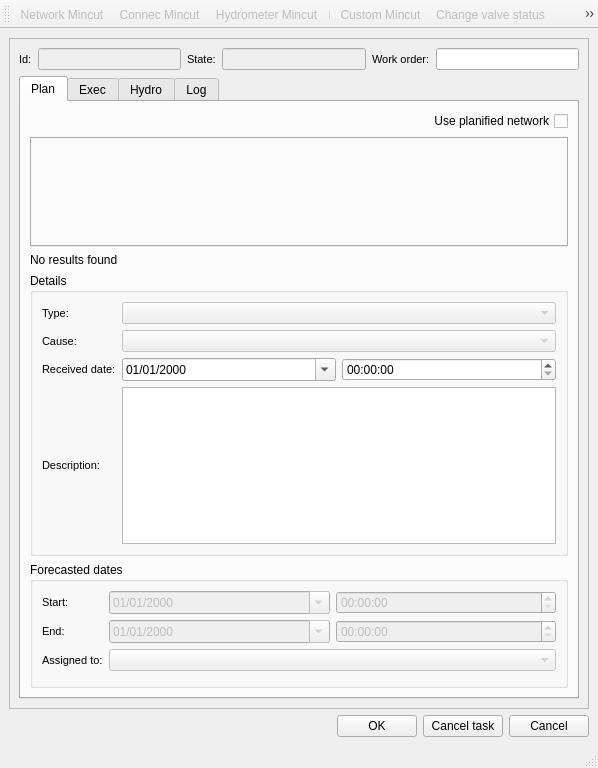
<?xml version="1.0" encoding="UTF-8"?>
<ui version="4.0">
 <class>dlg_mincut</class>
 <widget class="QMainWindow" name="dlg_mincut">
  <property name="geometry">
   <rect>
    <x>0</x>
    <y>0</y>
    <width>598</width>
    <height>768</height>
   </rect>
  </property>
  <property name="font">
   <font>
    <weight>50</weight>
    <bold>false</bold>
   </font>
  </property>
  <property name="windowTitle">
   <string>Mincut</string>
  </property>
  <widget class="QWidget" name="centralwidget">
   <layout class="QGridLayout" name="gridLayout_3">
    <item row="0" column="0">
     <widget class="QScrollArea" name="scrollArea">
      <property name="widgetResizable">
       <bool>true</bool>
      </property>
      <widget class="QWidget" name="scrollAreaWidgetContents">
       <property name="geometry">
        <rect>
         <x>0</x>
         <y>0</y>
         <width>578</width>
         <height>667</height>
        </rect>
       </property>
       <layout class="QGridLayout" name="gridLayout_5">
        <item row="0" column="0">
         <layout class="QHBoxLayout" name="horizontalLayout">
          <property name="sizeConstraint">
           <enum>QLayout::SetDefaultConstraint</enum>
          </property>
          <item>
           <widget class="QLabel" name="lbl_id">
            <property name="font">
             <font>
              <pointsize>8</pointsize>
              <weight>50</weight>
              <bold>false</bold>
             </font>
            </property>
            <property name="frameShape">
             <enum>QFrame::NoFrame</enum>
            </property>
            <property name="frameShadow">
             <enum>QFrame::Plain</enum>
            </property>
            <property name="text">
             <string>Id:</string>
            </property>
            <property name="textFormat">
             <enum>Qt::AutoText</enum>
            </property>
            <property name="scaledContents">
             <bool>false</bool>
            </property>
            <property name="alignment">
             <set>Qt::AlignLeading|Qt::AlignLeft|Qt::AlignVCenter</set>
            </property>
            <property name="margin">
             <number>3</number>
            </property>
           </widget>
          </item>
          <item>
           <widget class="QLineEdit" name="result_mincut_id">
            <property name="enabled">
             <bool>false</bool>
            </property>
            <property name="text">
             <string/>
            </property>
           </widget>
          </item>
          <item>
           <widget class="QLabel" name="lbl_state">
            <property name="font">
             <font>
              <pointsize>8</pointsize>
              <weight>50</weight>
              <bold>false</bold>
             </font>
            </property>
            <property name="frameShape">
             <enum>QFrame::NoFrame</enum>
            </property>
            <property name="frameShadow">
             <enum>QFrame::Plain</enum>
            </property>
            <property name="text">
             <string>State:</string>
            </property>
            <property name="textFormat">
             <enum>Qt::AutoText</enum>
            </property>
            <property name="scaledContents">
             <bool>false</bool>
            </property>
            <property name="alignment">
             <set>Qt::AlignLeading|Qt::AlignLeft|Qt::AlignVCenter</set>
            </property>
            <property name="margin">
             <number>3</number>
            </property>
           </widget>
          </item>
          <item>
           <widget class="QLineEdit" name="state">
            <property name="enabled">
             <bool>false</bool>
            </property>
            <property name="text">
             <string/>
            </property>
           </widget>
          </item>
          <item>
           <widget class="QLabel" name="lbl_work_order">
            <property name="font">
             <font>
              <pointsize>8</pointsize>
              <weight>50</weight>
              <bold>false</bold>
             </font>
            </property>
            <property name="frameShape">
             <enum>QFrame::NoFrame</enum>
            </property>
            <property name="frameShadow">
             <enum>QFrame::Plain</enum>
            </property>
            <property name="text">
             <string>Work order:</string>
            </property>
            <property name="textFormat">
             <enum>Qt::AutoText</enum>
            </property>
            <property name="scaledContents">
             <bool>false</bool>
            </property>
            <property name="alignment">
             <set>Qt::AlignLeading|Qt::AlignLeft|Qt::AlignVCenter</set>
            </property>
            <property name="margin">
             <number>3</number>
            </property>
           </widget>
          </item>
          <item>
           <widget class="QLineEdit" name="work_order">
            <property name="enabled">
             <bool>true</bool>
            </property>
            <property name="text">
             <string/>
            </property>
           </widget>
          </item>
         </layout>
        </item>
        <item row="1" column="0">
         <widget class="QTabWidget" name="mainTab">
          <property name="currentIndex">
           <number>0</number>
          </property>
          <widget class="QWidget" name="tab_config">
           <attribute name="title">
            <string>Plan</string>
           </attribute>
           <layout class="QVBoxLayout" name="verticalLayout">
            <item>
             <widget class="QCheckBox" name="chk_use_planified">
              <property name="layoutDirection">
               <enum>Qt::RightToLeft</enum>
              </property>
              <property name="text">
               <string>Use planified network</string>
              </property>
             </widget>
            </item>
            <item>
             <widget class="QTabWidget" name="main_tab">
              <property name="minimumSize">
               <size>
                <width>0</width>
                <height>110</height>
               </size>
              </property>
              <property name="font">
               <font>
                <weight>75</weight>
                <bold>true</bold>
               </font>
              </property>
              <property name="currentIndex">
               <number>-1</number>
              </property>
              <property name="elideMode">
               <enum>Qt::ElideLeft</enum>
              </property>
             </widget>
            </item>
            <item>
             <widget class="QLabel" name="lbl_msg">
              <property name="text">
               <string>No results found</string>
              </property>
             </widget>
            </item>
            <item>
             <widget class="QGroupBox" name="grb_plan_details">
              <property name="title">
               <string>Details</string>
              </property>
              <layout class="QGridLayout" name="gridLayout_10">
               <item row="1" column="0">
                <layout class="QGridLayout" name="gridLayout_9">
                 <item row="4" column="2">
                  <widget class="QTimeEdit" name="cbx_recieved_time">
                   <property name="enabled">
                    <bool>true</bool>
                   </property>
                  </widget>
                 </item>
                 <item row="0" column="1" colspan="2">
                  <widget class="QComboBox" name="type">
                   <property name="enabled">
                    <bool>false</bool>
                   </property>
                   <property name="sizePolicy">
                    <sizepolicy hsizetype="Preferred" vsizetype="Preferred">
                     <horstretch>0</horstretch>
                     <verstretch>0</verstretch>
                    </sizepolicy>
                   </property>
                  </widget>
                 </item>
                 <item row="3" column="1" colspan="2">
                  <widget class="QComboBox" name="cause">
                   <property name="enabled">
                    <bool>false</bool>
                   </property>
                  </widget>
                 </item>
                 <item row="3" column="0">
                  <widget class="QLabel" name="lbl_cause">
                   <property name="sizePolicy">
                    <sizepolicy hsizetype="Preferred" vsizetype="Preferred">
                     <horstretch>0</horstretch>
                     <verstretch>0</verstretch>
                    </sizepolicy>
                   </property>
                   <property name="font">
                    <font>
                     <pointsize>8</pointsize>
                     <weight>50</weight>
                     <bold>false</bold>
                    </font>
                   </property>
                   <property name="frameShape">
                    <enum>QFrame::NoFrame</enum>
                   </property>
                   <property name="frameShadow">
                    <enum>QFrame::Plain</enum>
                   </property>
                   <property name="text">
                    <string>Cause:</string>
                   </property>
                   <property name="textFormat">
                    <enum>Qt::AutoText</enum>
                   </property>
                   <property name="scaledContents">
                    <bool>false</bool>
                   </property>
                   <property name="alignment">
                    <set>Qt::AlignLeading|Qt::AlignLeft|Qt::AlignVCenter</set>
                   </property>
                   <property name="margin">
                    <number>3</number>
                   </property>
                  </widget>
                 </item>
                 <item row="8" column="1" colspan="2">
                  <widget class="QTextEdit" name="pred_description">
                   <property name="font">
                    <font>
                     <pointsize>7</pointsize>
                     <weight>50</weight>
                     <bold>false</bold>
                    </font>
                   </property>
                  </widget>
                 </item>
                 <item row="8" column="0">
                  <widget class="QLabel" name="lbl_descript_pd">
                   <property name="font">
                    <font>
                     <pointsize>8</pointsize>
                     <weight>50</weight>
                     <bold>false</bold>
                    </font>
                   </property>
                   <property name="frameShape">
                    <enum>QFrame::NoFrame</enum>
                   </property>
                   <property name="frameShadow">
                    <enum>QFrame::Plain</enum>
                   </property>
                   <property name="text">
                    <string>Description:</string>
                   </property>
                   <property name="textFormat">
                    <enum>Qt::AutoText</enum>
                   </property>
                   <property name="scaledContents">
                    <bool>false</bool>
                   </property>
                   <property name="margin">
                    <number>3</number>
                   </property>
                  </widget>
                 </item>
                 <item row="0" column="0">
                  <widget class="QLabel" name="lbl_type">
                   <property name="sizePolicy">
                    <sizepolicy hsizetype="Maximum" vsizetype="Preferred">
                     <horstretch>0</horstretch>
                     <verstretch>0</verstretch>
                    </sizepolicy>
                   </property>
                   <property name="font">
                    <font>
                     <pointsize>8</pointsize>
                     <weight>50</weight>
                     <bold>false</bold>
                    </font>
                   </property>
                   <property name="frameShape">
                    <enum>QFrame::NoFrame</enum>
                   </property>
                   <property name="frameShadow">
                    <enum>QFrame::Plain</enum>
                   </property>
                   <property name="text">
                    <string>Type:</string>
                   </property>
                   <property name="textFormat">
                    <enum>Qt::AutoText</enum>
                   </property>
                   <property name="scaledContents">
                    <bool>false</bool>
                   </property>
                   <property name="alignment">
                    <set>Qt::AlignLeading|Qt::AlignLeft|Qt::AlignVCenter</set>
                   </property>
                   <property name="margin">
                    <number>3</number>
                   </property>
                  </widget>
                 </item>
                 <item row="4" column="0">
                  <widget class="QLabel" name="lbl_received_date">
                   <property name="font">
                    <font>
                     <pointsize>8</pointsize>
                     <weight>50</weight>
                     <bold>false</bold>
                    </font>
                   </property>
                   <property name="frameShape">
                    <enum>QFrame::NoFrame</enum>
                   </property>
                   <property name="frameShadow">
                    <enum>QFrame::Plain</enum>
                   </property>
                   <property name="text">
                    <string>Received date:</string>
                   </property>
                   <property name="textFormat">
                    <enum>Qt::AutoText</enum>
                   </property>
                   <property name="scaledContents">
                    <bool>false</bool>
                   </property>
                   <property name="alignment">
                    <set>Qt::AlignLeading|Qt::AlignLeft|Qt::AlignVCenter</set>
                   </property>
                   <property name="margin">
                    <number>3</number>
                   </property>
                  </widget>
                 </item>
                 <item row="4" column="1">
                  <widget class="QDateEdit" name="cbx_recieved_day">
                   <property name="enabled">
                    <bool>true</bool>
                   </property>
                   <property name="displayFormat">
                    <string>dd/MM/yyyy</string>
                   </property>
                   <property name="calendarPopup">
                    <bool>true</bool>
                   </property>
                  </widget>
                 </item>
                </layout>
               </item>
              </layout>
             </widget>
            </item>
            <item>
             <widget class="QGroupBox" name="grb_plan_forecasted_dates">
              <property name="title">
               <string>Forecasted dates</string>
              </property>
              <layout class="QGridLayout" name="gridLayout_12">
               <item row="0" column="0">
                <layout class="QGridLayout" name="gridLayout_11">
                 <item row="0" column="0">
                  <widget class="QLabel" name="lbl_start">
                   <property name="sizePolicy">
                    <sizepolicy hsizetype="Maximum" vsizetype="Preferred">
                     <horstretch>0</horstretch>
                     <verstretch>0</verstretch>
                    </sizepolicy>
                   </property>
                   <property name="font">
                    <font>
                     <pointsize>8</pointsize>
                     <weight>50</weight>
                     <bold>false</bold>
                    </font>
                   </property>
                   <property name="frameShape">
                    <enum>QFrame::NoFrame</enum>
                   </property>
                   <property name="frameShadow">
                    <enum>QFrame::Plain</enum>
                   </property>
                   <property name="text">
                    <string>Start:</string>
                   </property>
                   <property name="textFormat">
                    <enum>Qt::AutoText</enum>
                   </property>
                   <property name="scaledContents">
                    <bool>false</bool>
                   </property>
                   <property name="margin">
                    <number>3</number>
                   </property>
                  </widget>
                 </item>
                 <item row="4" column="0">
                  <widget class="QLabel" name="lbl_assigned_to">
                   <property name="font">
                    <font>
                     <pointsize>8</pointsize>
                     <weight>50</weight>
                     <bold>false</bold>
                    </font>
                   </property>
                   <property name="frameShape">
                    <enum>QFrame::NoFrame</enum>
                   </property>
                   <property name="frameShadow">
                    <enum>QFrame::Plain</enum>
                   </property>
                   <property name="text">
                    <string>Assigned to:</string>
                   </property>
                   <property name="textFormat">
                    <enum>Qt::AutoText</enum>
                   </property>
                   <property name="scaledContents">
                    <bool>false</bool>
                   </property>
                   <property name="alignment">
                    <set>Qt::AlignLeading|Qt::AlignLeft|Qt::AlignVCenter</set>
                   </property>
                   <property name="margin">
                    <number>3</number>
                   </property>
                  </widget>
                 </item>
                 <item row="2" column="0">
                  <widget class="QLabel" name="lbl_end">
                   <property name="font">
                    <font>
                     <pointsize>8</pointsize>
                     <weight>50</weight>
                     <bold>false</bold>
                    </font>
                   </property>
                   <property name="frameShape">
                    <enum>QFrame::NoFrame</enum>
                   </property>
                   <property name="frameShadow">
                    <enum>QFrame::Plain</enum>
                   </property>
                   <property name="text">
                    <string>End:</string>
                   </property>
                   <property name="textFormat">
                    <enum>Qt::AutoText</enum>
                   </property>
                   <property name="scaledContents">
                    <bool>false</bool>
                   </property>
                   <property name="margin">
                    <number>3</number>
                   </property>
                  </widget>
                 </item>
                 <item row="0" column="1">
                  <widget class="QDateEdit" name="cbx_date_start_predict">
                   <property name="enabled">
                    <bool>false</bool>
                   </property>
                   <property name="displayFormat">
                    <string>dd/MM/yyyy</string>
                   </property>
                   <property name="calendarPopup">
                    <bool>true</bool>
                   </property>
                  </widget>
                 </item>
                 <item row="0" column="2">
                  <widget class="QTimeEdit" name="cbx_hours_start_predict">
                   <property name="enabled">
                    <bool>false</bool>
                   </property>
                  </widget>
                 </item>
                 <item row="2" column="1">
                  <widget class="QDateEdit" name="cbx_date_end_predict">
                   <property name="enabled">
                    <bool>false</bool>
                   </property>
                   <property name="displayFormat">
                    <string>dd/MM/yyyy</string>
                   </property>
                   <property name="calendarPopup">
                    <bool>true</bool>
                   </property>
                  </widget>
                 </item>
                 <item row="2" column="2">
                  <widget class="QTimeEdit" name="cbx_hours_end_predict">
                   <property name="enabled">
                    <bool>false</bool>
                   </property>
                  </widget>
                 </item>
                 <item row="4" column="1" colspan="2">
                  <widget class="QComboBox" name="assigned_to">
                   <property name="enabled">
                    <bool>false</bool>
                   </property>
                  </widget>
                 </item>
                </layout>
               </item>
               <item row="1" column="0">
                <spacer name="verticalSpacer">
                 <property name="orientation">
                  <enum>Qt::Vertical</enum>
                 </property>
                 <property name="sizeHint" stdset="0">
                  <size>
                   <width>20</width>
                   <height>40</height>
                  </size>
                 </property>
                </spacer>
               </item>
              </layout>
             </widget>
            </item>
           </layout>
          </widget>
          <widget class="QWidget" name="tab">
           <attribute name="title">
            <string>Exec</string>
           </attribute>
           <layout class="QGridLayout" name="gridLayout_6">
            <item row="1" column="0">
             <spacer name="verticalSpacer_3">
              <property name="orientation">
               <enum>Qt::Vertical</enum>
              </property>
              <property name="sizeHint" stdset="0">
               <size>
                <width>20</width>
                <height>40</height>
               </size>
              </property>
             </spacer>
            </item>
            <item row="0" column="0">
             <widget class="QGroupBox" name="grb_exec_realdates">
              <property name="title">
               <string>Real dates</string>
              </property>
              <layout class="QGridLayout" name="gridLayout_14">
               <item row="0" column="0">
                <layout class="QGridLayout" name="gridLayout_13">
                 <item row="15" column="1">
                  <widget class="QCheckBox" name="appropiate">
                   <property name="enabled">
                    <bool>false</bool>
                   </property>
                   <property name="sizePolicy">
                    <sizepolicy hsizetype="Minimum" vsizetype="Fixed">
                     <horstretch>0</horstretch>
                     <verstretch>0</verstretch>
                    </sizepolicy>
                   </property>
                   <property name="layoutDirection">
                    <enum>Qt::LeftToRight</enum>
                   </property>
                   <property name="autoFillBackground">
                    <bool>false</bool>
                   </property>
                   <property name="text">
                    <string/>
                   </property>
                  </widget>
                 </item>
                 <item row="0" column="0" colspan="3">
                  <widget class="QPushButton" name="btn_start">
                   <property name="enabled">
                    <bool>false</bool>
                   </property>
                   <property name="sizePolicy">
                    <sizepolicy hsizetype="MinimumExpanding" vsizetype="Fixed">
                     <horstretch>0</horstretch>
                     <verstretch>0</verstretch>
                    </sizepolicy>
                   </property>
                   <property name="text">
                    <string>Start</string>
                   </property>
                  </widget>
                 </item>
                 <item row="13" column="0">
                  <widget class="QLineEdit" name="txt_chlorine"/>
                 </item>
                 <item row="9" column="1">
                  <widget class="QLabel" name="lbl_depth">
                   <property name="font">
                    <font>
                     <pointsize>8</pointsize>
                     <weight>50</weight>
                     <bold>false</bold>
                    </font>
                   </property>
                   <property name="frameShape">
                    <enum>QFrame::NoFrame</enum>
                   </property>
                   <property name="frameShadow">
                    <enum>QFrame::Plain</enum>
                   </property>
                   <property name="text">
                    <string>Depth:</string>
                   </property>
                   <property name="textFormat">
                    <enum>Qt::AutoText</enum>
                   </property>
                   <property name="scaledContents">
                    <bool>false</bool>
                   </property>
                   <property name="alignment">
                    <set>Qt::AlignLeading|Qt::AlignLeft|Qt::AlignVCenter</set>
                   </property>
                   <property name="margin">
                    <number>3</number>
                   </property>
                  </widget>
                 </item>
                 <item row="12" column="0">
                  <widget class="QLabel" name="lbl_chlorine">
                   <property name="text">
                    <string>Chlorine:</string>
                   </property>
                  </widget>
                 </item>
                 <item row="3" column="0" colspan="3">
                  <widget class="QLabel" name="lbl_descript_rd">
                   <property name="font">
                    <font>
                     <pointsize>8</pointsize>
                     <weight>50</weight>
                     <bold>false</bold>
                    </font>
                   </property>
                   <property name="frameShape">
                    <enum>QFrame::NoFrame</enum>
                   </property>
                   <property name="frameShadow">
                    <enum>QFrame::Plain</enum>
                   </property>
                   <property name="text">
                    <string>Description:</string>
                   </property>
                   <property name="textFormat">
                    <enum>Qt::AutoText</enum>
                   </property>
                   <property name="scaledContents">
                    <bool>false</bool>
                   </property>
                   <property name="margin">
                    <number>3</number>
                   </property>
                  </widget>
                 </item>
                 <item row="14" column="0">
                  <widget class="QLabel" name="lbl_exec_user">
                   <property name="text">
                    <string>Exec user:</string>
                   </property>
                  </widget>
                 </item>
                 <item row="9" column="0">
                  <widget class="QLabel" name="lbl_dist_from_plot">
                   <property name="text">
                    <string>Distance from plot:</string>
                   </property>
                  </widget>
                 </item>
                 <item row="11" column="0">
                  <widget class="QLineEdit" name="distance">
                   <property name="enabled">
                    <bool>false</bool>
                   </property>
                  </widget>
                 </item>
                 <item row="13" column="1">
                  <widget class="QLineEdit" name="txt_turbidity"/>
                 </item>
                 <item row="21" column="0" colspan="3">
                  <layout class="QGridLayout" name="gridLayout_2">
                   <item row="1" column="0" colspan="2">
                    <widget class="QLabel" name="lbl_exec_enddate">
                     <property name="text">
                      <string>End date:</string>
                     </property>
                    </widget>
                   </item>
                   <item row="2" column="1">
                    <widget class="QTimeEdit" name="cbx_hours_end">
                     <property name="enabled">
                      <bool>false</bool>
                     </property>
                    </widget>
                   </item>
                   <item row="2" column="0">
                    <widget class="QDateEdit" name="cbx_date_end">
                     <property name="enabled">
                      <bool>false</bool>
                     </property>
                     <property name="displayFormat">
                      <string>dd/MM/yyyy</string>
                     </property>
                     <property name="calendarPopup">
                      <bool>true</bool>
                     </property>
                    </widget>
                   </item>
                  </layout>
                 </item>
                 <item row="11" column="1">
                  <widget class="QLineEdit" name="depth">
                   <property name="enabled">
                    <bool>false</bool>
                   </property>
                   <property name="inputMask">
                    <string/>
                   </property>
                   <property name="text">
                    <string/>
                   </property>
                  </widget>
                 </item>
                 <item row="23" column="0" colspan="3">
                  <widget class="QPushButton" name="btn_end">
                   <property name="enabled">
                    <bool>false</bool>
                   </property>
                   <property name="sizePolicy">
                    <sizepolicy hsizetype="Preferred" vsizetype="Fixed">
                     <horstretch>0</horstretch>
                     <verstretch>0</verstretch>
                    </sizepolicy>
                   </property>
                   <property name="text">
                    <string>End</string>
                   </property>
                  </widget>
                 </item>
                 <item row="12" column="1">
                  <widget class="QLabel" name="lbl_turbidity">
                   <property name="text">
                    <string>Turbidity:</string>
                   </property>
                  </widget>
                 </item>
                 <item row="14" column="1">
                  <widget class="QLabel" name="lbl_exec_appropriate">
                   <property name="text">
                    <string>Appropriate:</string>
                   </property>
                  </widget>
                 </item>
                 <item row="1" column="0" colspan="3">
                  <layout class="QGridLayout" name="gridLayout_18">
                   <item row="1" column="0">
                    <widget class="QDateEdit" name="cbx_date_start">
                     <property name="enabled">
                      <bool>false</bool>
                     </property>
                     <property name="sizePolicy">
                      <sizepolicy hsizetype="Minimum" vsizetype="Fixed">
                       <horstretch>0</horstretch>
                       <verstretch>0</verstretch>
                      </sizepolicy>
                     </property>
                     <property name="displayFormat">
                      <string>dd/MM/yyyy</string>
                     </property>
                     <property name="calendarPopup">
                      <bool>true</bool>
                     </property>
                    </widget>
                   </item>
                   <item row="1" column="1">
                    <widget class="QTimeEdit" name="cbx_hours_start">
                     <property name="enabled">
                      <bool>false</bool>
                     </property>
                     <property name="sizePolicy">
                      <sizepolicy hsizetype="Minimum" vsizetype="Fixed">
                       <horstretch>0</horstretch>
                       <verstretch>0</verstretch>
                      </sizepolicy>
                     </property>
                    </widget>
                   </item>
                   <item row="0" column="0" colspan="2">
                    <widget class="QLabel" name="lbl_exec_startdate">
                     <property name="text">
                      <string>Start date:</string>
                     </property>
                    </widget>
                   </item>
                  </layout>
                 </item>
                 <item row="4" column="0" rowspan="4" colspan="3">
                  <widget class="QTextEdit" name="real_description"/>
                 </item>
                 <item row="15" column="0">
                  <widget class="QLineEdit" name="txt_exec_user">
                   <property name="enabled">
                    <bool>false</bool>
                   </property>
                  </widget>
                 </item>
                 <item row="20" column="0">
                  <spacer name="verticalSpacer_2">
                   <property name="orientation">
                    <enum>Qt::Vertical</enum>
                   </property>
                   <property name="sizeHint" stdset="0">
                    <size>
                     <width>20</width>
                     <height>40</height>
                    </size>
                   </property>
                  </spacer>
                 </item>
                </layout>
               </item>
              </layout>
             </widget>
            </item>
           </layout>
          </widget>
          <widget class="QWidget" name="tab_hydro">
           <attribute name="title">
            <string>Hydro</string>
           </attribute>
           <layout class="QGridLayout" name="gridLayout_4">
            <item row="0" column="0">
             <widget class="QTableView" name="tbl_hydro">
              <property name="sortingEnabled">
               <bool>true</bool>
              </property>
             </widget>
            </item>
           </layout>
          </widget>
          <widget class="QWidget" name="tab_loginfo">
           <attribute name="title">
            <string>Log</string>
           </attribute>
           <layout class="QGridLayout" name="gridLayout">
            <item row="0" column="0">
             <widget class="QTextEdit" name="txt_infolog"/>
            </item>
           </layout>
          </widget>
         </widget>
        </item>
       </layout>
       <zorder></zorder>
       <zorder>mainTab</zorder>
      </widget>
     </widget>
    </item>
    <item row="3" column="0">
     <layout class="QGridLayout" name="lyt_buttons">
      <property name="topMargin">
       <number>0</number>
      </property>
      <item row="0" column="1">
       <spacer name="horizontalSpacer">
        <property name="orientation">
         <enum>Qt::Horizontal</enum>
        </property>
        <property name="sizeHint" stdset="0">
         <size>
          <width>40</width>
          <height>20</height>
         </size>
        </property>
       </spacer>
      </item>
      <item row="0" column="0">
       <widget class="QLabel" name="lbl_time">
        <property name="text">
         <string/>
        </property>
       </widget>
      </item>
      <item row="0" column="2">
       <widget class="QPushButton" name="btn_accept">
        <property name="text">
         <string>OK</string>
        </property>
       </widget>
      </item>
      <item row="0" column="3">
       <widget class="QPushButton" name="btn_cancel_task">
        <property name="text">
         <string>Cancel task</string>
        </property>
       </widget>
      </item>
      <item row="0" column="4">
       <widget class="QPushButton" name="btn_cancel">
        <property name="text">
         <string>Cancel</string>
        </property>
       </widget>
      </item>
     </layout>
    </item>
   </layout>
  </widget>
  <widget class="QStatusBar" name="statusbar"/>
  <widget class="QToolBar" name="toolBar">
   <property name="windowTitle">
    <string>toolBar</string>
   </property>
   <property name="iconSize">
    <size>
     <width>20</width>
     <height>20</height>
    </size>
   </property>
   <attribute name="toolBarArea">
    <enum>TopToolBarArea</enum>
   </attribute>
   <attribute name="toolBarBreak">
    <bool>false</bool>
   </attribute>
   <addaction name="actionMincut"/>
   <addaction name="actionAddConnec"/>
   <addaction name="actionAddHydrometer"/>
   <addaction name="separator"/>
   <addaction name="actionCustomMincut"/>
   <addaction name="actionChangeValveStatus"/>
   <addaction name="actionRefreshMincut"/>
   <addaction name="separator"/>
   <addaction name="actionComposer"/>
   <addaction name="actionExportHydroCsv"/>
  </widget>
  <action name="actionMincut">
   <property name="checkable">
    <bool>true</bool>
   </property>
   <property name="enabled">
    <bool>false</bool>
   </property>
   <property name="icon">
    <iconset>
     <normaloff>../../../../icons/dialogs/20x20/126.png</normaloff>../../../../icons/dialogs/20x20/126.png</iconset>
   </property>
   <property name="text">
    <string>Network Mincut</string>
   </property>
   <property name="toolTip">
    <string>Automatic Mincut</string>
   </property>
  </action>
  <action name="actionCustomMincut">
   <property name="checkable">
    <bool>true</bool>
   </property>
   <property name="enabled">
    <bool>false</bool>
   </property>
   <property name="icon">
    <iconset>
     <normaloff>../../../../icons/dialogs/20x20/123.png</normaloff>../../../../icons/dialogs/20x20/123.png</iconset>
   </property>
   <property name="text">
    <string>Custom Mincut</string>
   </property>
   <property name="toolTip">
    <string>Custom Mincut</string>
   </property>
  </action>
  <action name="actionAddConnec">
   <property name="enabled">
    <bool>false</bool>
   </property>
   <property name="icon">
    <iconset>
     <normaloff>../../../../icons/dialogs/20x20/121.png</normaloff>../../../../icons/dialogs/20x20/121.png</iconset>
   </property>
   <property name="text">
    <string>Connec Mincut</string>
   </property>
  </action>
  <action name="actionAddHydrometer">
   <property name="enabled">
    <bool>false</bool>
   </property>
   <property name="icon">
    <iconset>
     <normaloff>../../../../icons/dialogs/20x20/122.png</normaloff>../../../../icons/dialogs/20x20/122.png</iconset>
   </property>
   <property name="text">
    <string>Hydrometer Mincut</string>
   </property>
  </action>
  <action name="actionComposer">
   <property name="enabled">
    <bool>false</bool>
   </property>
   <property name="icon">
    <iconset>
     <normaloff>../../../../icons/dialogs/20x20/181.png</normaloff>../../../../icons/dialogs/20x20/181.png</iconset>
   </property>
   <property name="text">
    <string>Composer</string>
   </property>
  </action>
  <action name="actionChangeValveStatus">
   <property name="checkable">
    <bool>true</bool>
   </property>
   <property name="enabled">
    <bool>false</bool>
   </property>
   <property name="icon">
    <iconset>
     <normaloff>../../../../icons/dialogs/20x20/124.png</normaloff>../../../../icons/dialogs/20x20/124.png</iconset>
   </property>
   <property name="text">
    <string>Change valve status</string>
   </property>
  </action>
  <action name="actionRefreshMincut">
   <property name="checkable">
    <bool>false</bool>
   </property>
   <property name="enabled">
    <bool>false</bool>
   </property>
   <property name="icon">
    <iconset>
     <normaloff>../../../../icons/dialogs/20x20/125.png</normaloff>../../../../icons/dialogs/20x20/125.png</iconset>
   </property>
   <property name="text">
    <string>Refresh Mincut</string>
   </property>
  </action>
  <action name="actionExportHydroCsv">
   <property name="enabled">
    <bool>false</bool>
   </property>
   <property name="icon">
    <iconset>
     <normaloff>../../../../icons/dialogs/20x20/125.png</normaloff>../../../../icons/dialogs/20x20/125.png</iconset>
   </property>
   <property name="text">
    <string>Export Hydro Csv</string>
   </property>
   <property name="toolTip">
    <string>Export Hydro Csv</string>
   </property>
  </action>
 </widget>
 <tabstops>
  <tabstop>scrollArea</tabstop>
  <tabstop>result_mincut_id</tabstop>
  <tabstop>state</tabstop>
  <tabstop>work_order</tabstop>
  <tabstop>mainTab</tabstop>
  <tabstop>chk_use_planified</tabstop>
  <tabstop>main_tab</tabstop>
  <tabstop>type</tabstop>
  <tabstop>cause</tabstop>
  <tabstop>cbx_recieved_day</tabstop>
  <tabstop>cbx_recieved_time</tabstop>
  <tabstop>pred_description</tabstop>
  <tabstop>cbx_date_start_predict</tabstop>
  <tabstop>cbx_hours_start_predict</tabstop>
  <tabstop>cbx_date_end_predict</tabstop>
  <tabstop>cbx_hours_end_predict</tabstop>
  <tabstop>assigned_to</tabstop>
  <tabstop>btn_start</tabstop>
  <tabstop>cbx_date_start</tabstop>
  <tabstop>cbx_hours_start</tabstop>
  <tabstop>real_description</tabstop>
  <tabstop>distance</tabstop>
  <tabstop>depth</tabstop>
  <tabstop>txt_chlorine</tabstop>
  <tabstop>txt_turbidity</tabstop>
  <tabstop>txt_exec_user</tabstop>
  <tabstop>appropiate</tabstop>
  <tabstop>cbx_date_end</tabstop>
  <tabstop>cbx_hours_end</tabstop>
  <tabstop>btn_end</tabstop>
  <tabstop>tbl_hydro</tabstop>
  <tabstop>txt_infolog</tabstop>
  <tabstop>btn_accept</tabstop>
  <tabstop>btn_cancel_task</tabstop>
  <tabstop>btn_cancel</tabstop>
 </tabstops>
 <resources/>
 <connections/>
</ui>
